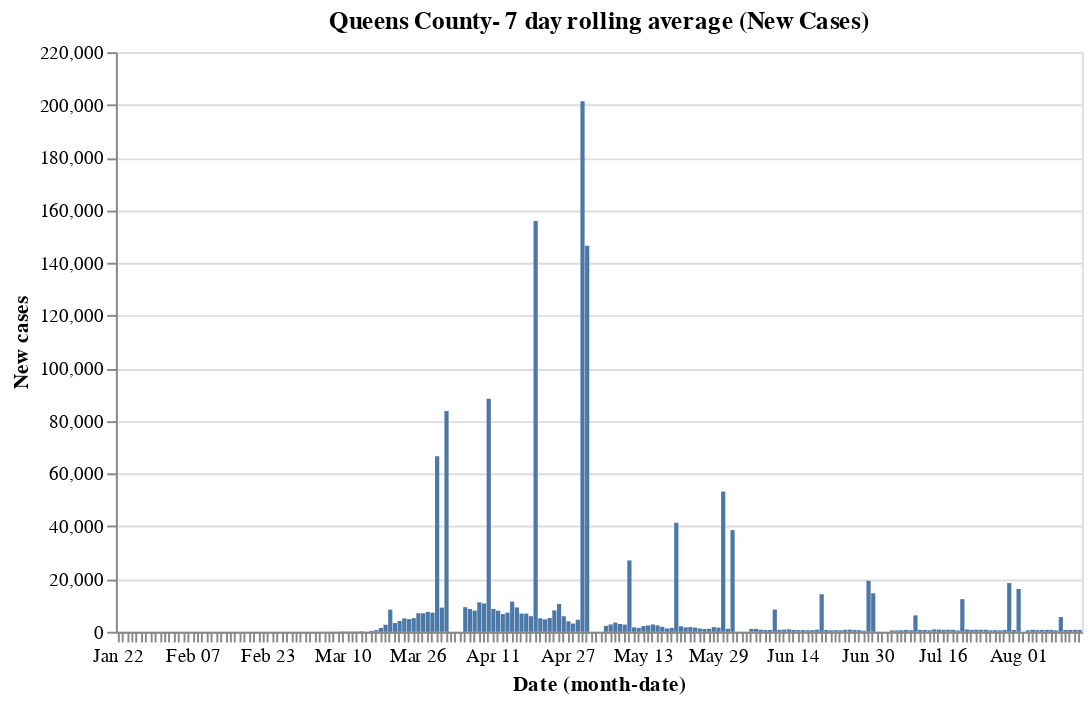

Write notebook code for a chart like this one.
### Code cell
base_queens.encode(y="New cases").properties(title='Queens County- 7 day rolling average (New Cases)')

### Figure 1 — Vega-Lite specification as saved in the notebook (floating-point values rounded to 4 significant figures; data arrays with more than 128 entries replaced by an {"elided": "..."} marker saying what was removed)
{"config": {"view": {"continuousWidth": 400, "continuousHeight": 300}}, "data": {"name": "data-aa84b7a3f1b392f6a3f0f86932364614"}, "mark": "bar", "encoding": {"x": {"type": "ordinal", "field": "Date", "timeUnit": "monthdate"}, "y": {"type": "quantitative", "field": "New cases"}}, "title": "Queens County- 7 day rolling average (New Cases)", "width": 500, "$schema": "https://vega.github.io/schema/vega-lite/v4.8.1.json", "datasets": {"data-aa84b7a3f1b392f6a3f0f86932364614": {"elided": "206 records"}}}
